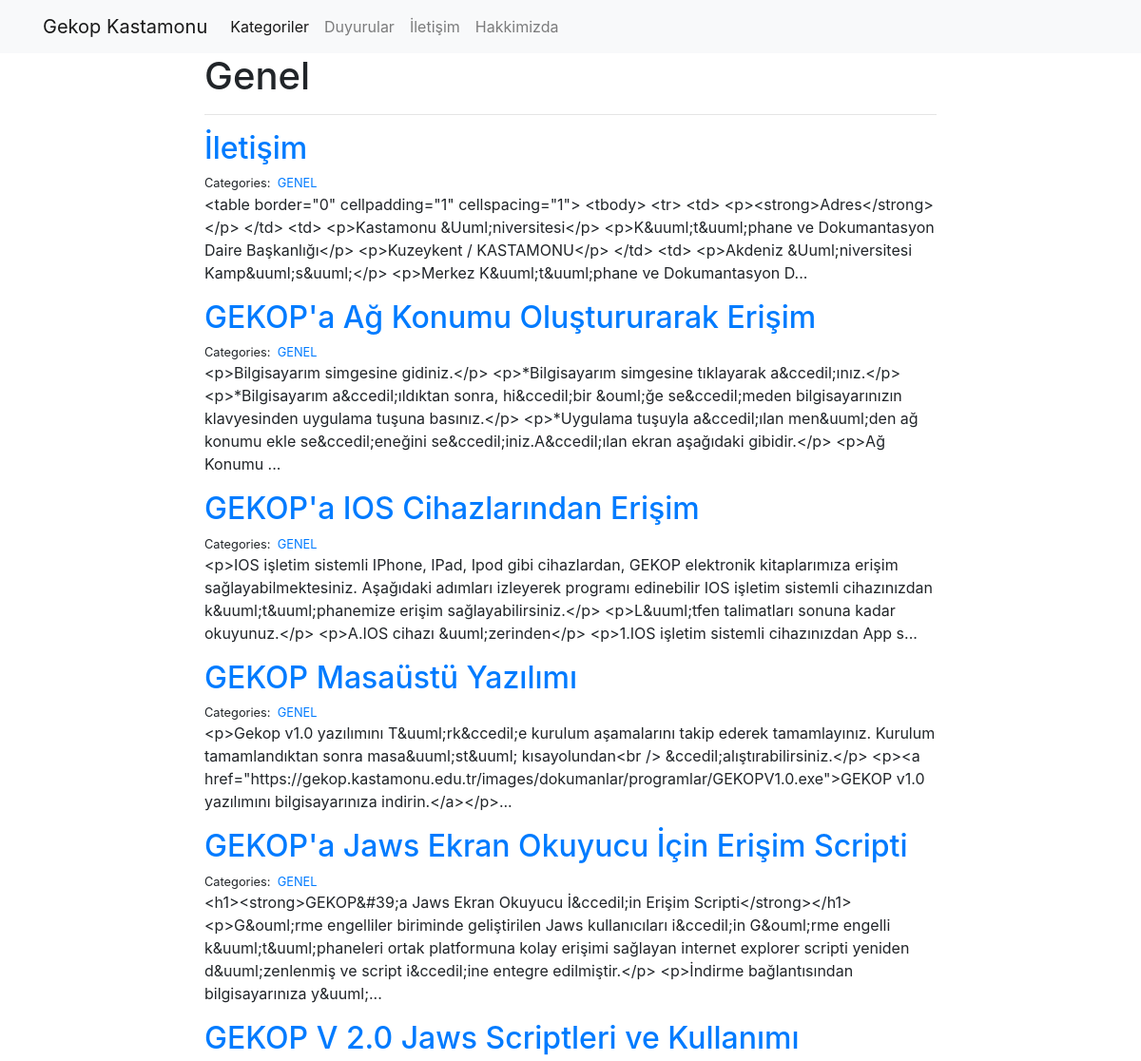
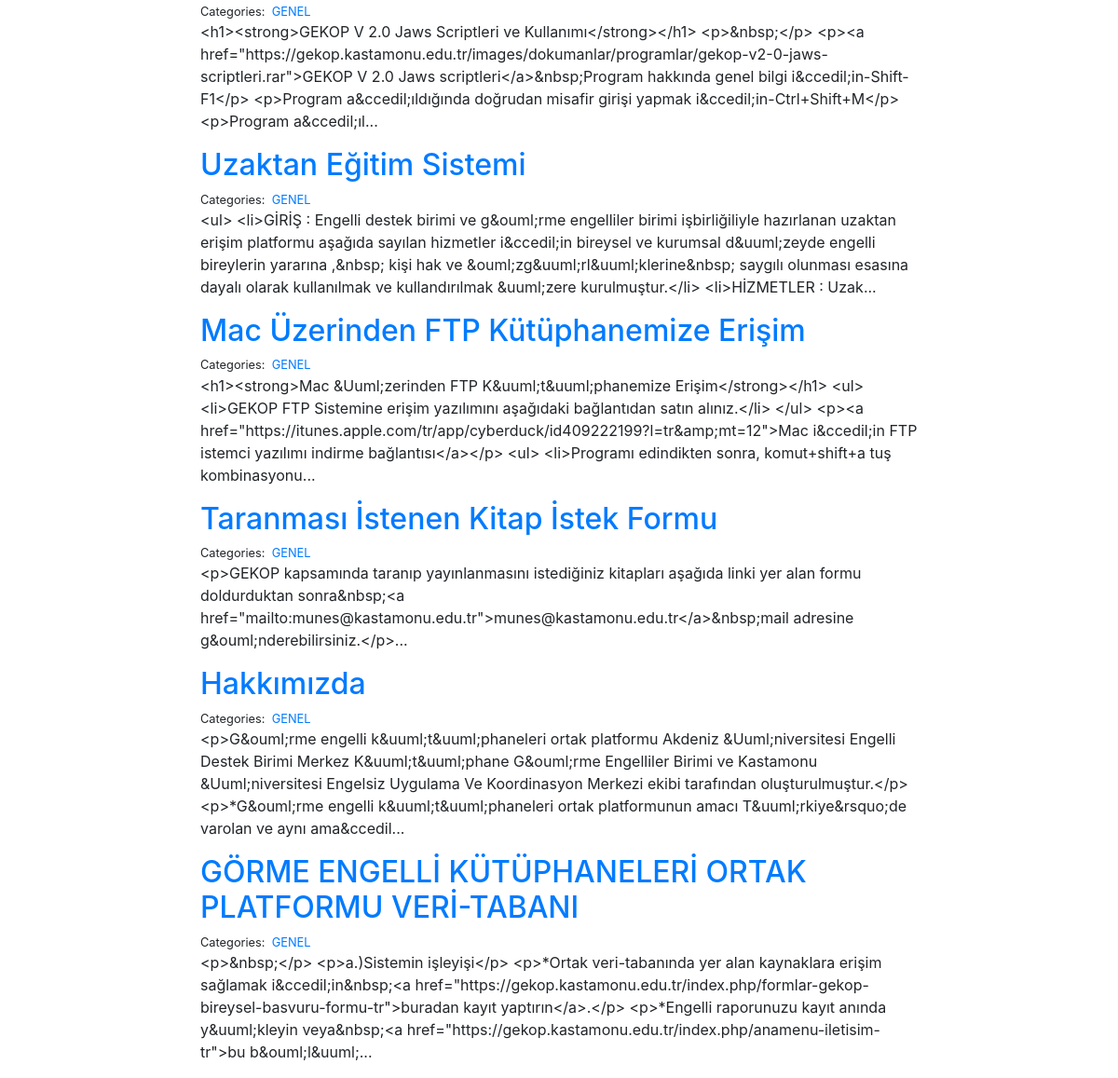
Page /dagit/GENEL/ on the earlier database version (2 pictures, top to bottom).
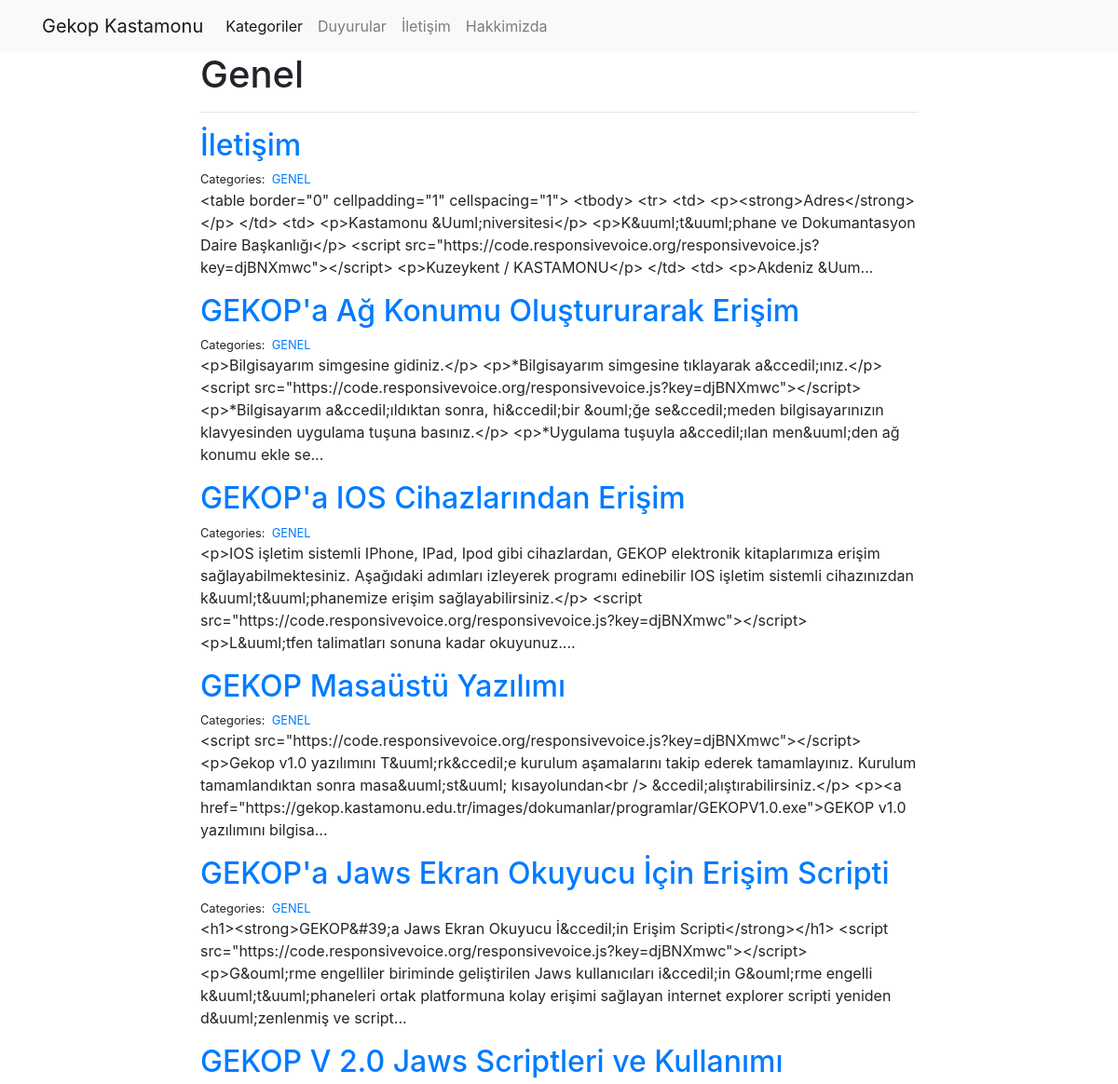
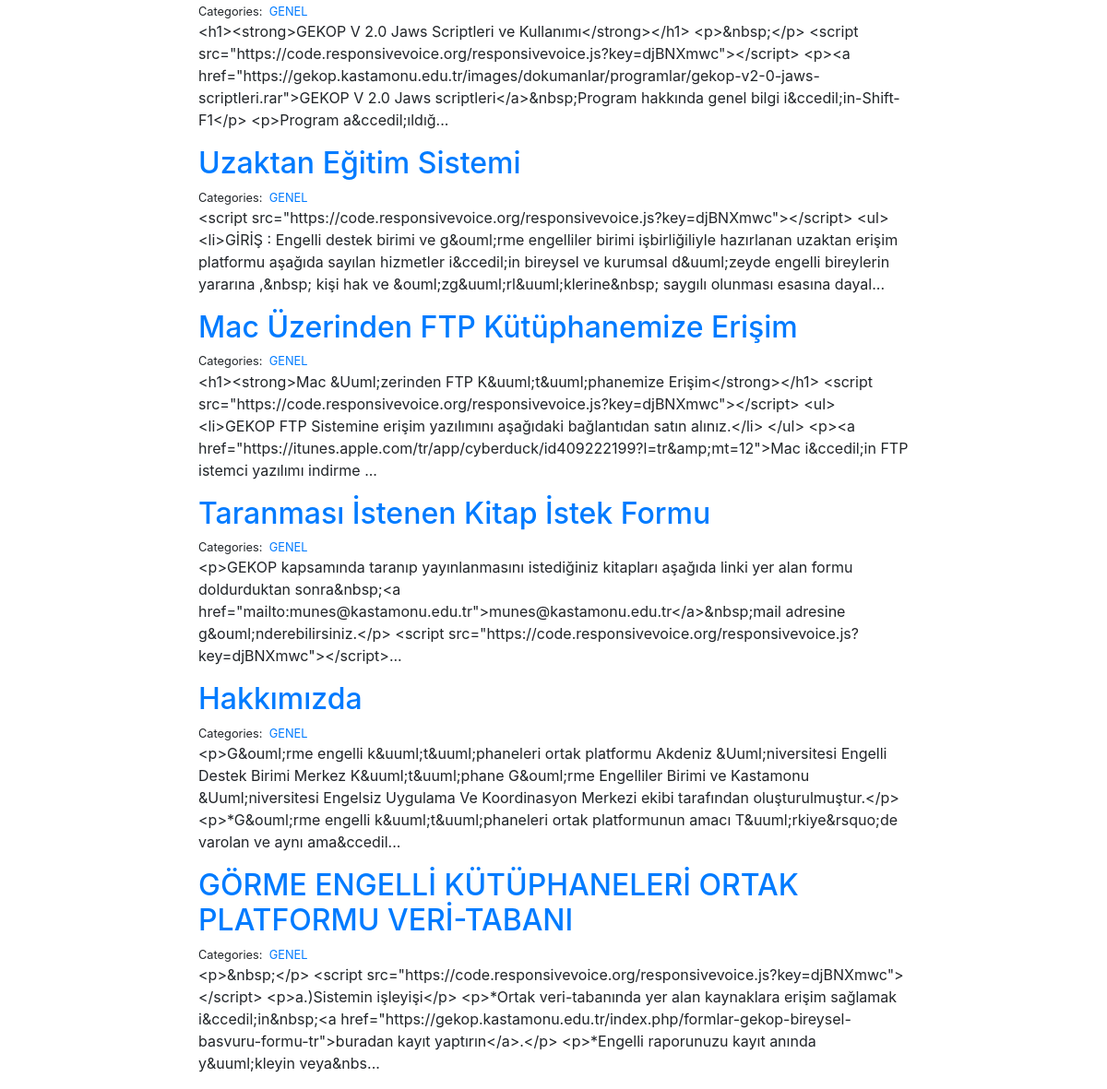
Same page on the later database version (2 pictures, top to bottom).
### dagit/models.py (models this page shows)
class Gonderi(models.Model):
    title = models.CharField(max_length=255)
    body = RichTextField(blank=True, null=True) # gayette rich olan text editör. çulsuz adam gereksiz adamdır.
    kategoriler = models.ManyToManyField('Kategori', related_name='gonderiler') #isimler dikkat

### dagit/views.py (the view)
# urls.py: path("<kategori>/", views.dagit_kategori, name="dagit_kategori"),
def dagit_kategori(request, kategori):
    gonderiler = Gonderi.objects.filter(
        kategoriler__name__contains=kategori
    )
    context = {
        "kategori": kategori,
        "gonderiler": gonderiler
    }
    return render(request, "dagit_kategori.html", context)

### dagit/templates/dagit_kategori.html
{% extends "base.html" %}
{% block page_content %}
<div class="col-md-8 offset-md-2">
    <h1>{{ kategori | title }}</h1>
    <hr>
    {% for gonderi in gonderiler %}
        <h2><a href="{% url 'dagit_detail' gonderi.pk%}">{{ gonderi.title }}</a></h2>
        <small>
            Categories:&nbsp;
            {% for kategori in gonderi.kategoriler.all %}
            <a href="{% url 'dagit_kategori' kategori.name %}">
                {{ kategori.name }}
            </a>&nbsp;
            {% endfor %}
        </small>
        <p>{{ gonderi.body | slice:":400" }}...</p>
    {% endfor %}
</div>
{% endblock %}

Differences in the rows shown:
changed Gonderi "İletişim": body "…ve Dokumantasyon Daire Başkanlığı</p> <p>Kuzeykent / KASTAMONU</p> </td> <td> <p>Akdeniz &Uuml;niversitesi Kamp&uuml;s&uuml;</p> <p>Merkez K&uuml;t&uuml;phane ve Dokumantasyon D" → "…ve Dokumantasyon Daire Başkanlığı</p> <script src=\"https://code.responsivevoice.org/responsivevoice.js?key=djBNXmwc\"></script> <p>Kuzeykent / KASTAMONU</p> </td> <td> <p>Akdeniz &Uum"
changed Gonderi "GEKOP'a Ağ Konumu Oluştururarak Erişim": body "…<p>*Bilgisayarım simgesine tıklayarak a&ccedil;ınız.</p> <p>*Bilgisayarım a&ccedil;ıldıktan sonra, hi&ccedil;bir &ouml;ğe se&ccedil;meden bilgisayarınızın klavyesinden uygulama tuşuna basınız.</p> <p>*Uygulama tuşuyla a&ccedil;ılan men&uuml;den ağ konumu ekle se&ccedil;eneğini se&ccedil;iniz.A&ccedil;ılan ekran aşağıdaki gibidir.</p> <p>Ağ Konumu" → "…<p>*Bilgisayarım simgesine tıklayarak a&ccedil;ınız.</p> <script src=\"https://code.responsivevoice.org/responsivevoice.js?key=djBNXmwc\"></script> <p>*Bilgisayarım a&ccedil;ıldıktan sonra, hi&ccedil;bir &ouml;ğe se&ccedil;meden bilgisayarınızın klavyesinden uygulama tuşuna basınız.</p> <p>*Uygulama tuşuyla a&ccedil;ılan men&uuml;den ağ konumu ekle se"
changed Gonderi "GEKOP'a IOS Cihazlarından Erişim": body "…cihazınızdan k&uuml;t&uuml;phanemize erişim sağlayabilirsiniz.</p> <p>L&uuml;tfen talimatları sonuna kadar okuyunuz.</p> <p>A.IOS cihazı &uuml;zerinden</p> <p>1.IOS işletim sistemli cihazınızdan App s" → "…cihazınızdan k&uuml;t&uuml;phanemize erişim sağlayabilirsiniz.</p> <script src=\"https://code.responsivevoice.org/responsivevoice.js?key=djBNXmwc\"></script> <p>L&uuml;tfen talimatları sonuna kadar okuyunuz."
changed Gonderi "GEKOP Masaüstü Yazılımı": body "<p>Gekop v1.0 yazılımını T&uuml;rk&ccedil;e kurulum aşamalarını takip ederek tamamlayınız. Kurulum tamamlandıktan sonra masa&uuml;st&uuml; kısayolundan<br /> &ccedil;alıştırabilirsiniz.</p> <p><a href=\"https://gekop.kastamonu.edu.tr/images/dokumanlar/programlar/GEKOPV1.0.exe\">GEKOP v1.0 yazılımını bilgisayarınıza indirin.</a></p>" → "<script src=\"https://code.responsivevoice.org/responsivevoice.js?key=djBNXmwc\"></script> <p>Gekop v1.0 yazılımını T&uuml;rk&ccedil;e kurulum aşamalarını takip ederek tamamlayınız. Kurulum tamamlandıktan sonra masa&uuml;st&uuml; kısayolundan<br /> &ccedil;alıştırabilirsiniz.</p> <p><a href=\"https://gekop.kastamonu.edu.tr/images/dokumanlar/programlar/GEKOPV1.0.exe\">GEKOP v1.0 yazılımını bilgisa"
changed Gonderi "GEKOP'a Jaws Ekran Okuyucu İçin Erişim Scripti": body "…Okuyucu İ&ccedil;in Erişim Scripti</strong></h1> <p>G&ouml;rme engelliler biriminde geliştirilen Jaws kullanıcıları i&ccedil;in G&ouml;rme engelli k&uuml;t&uuml;phaneleri ortak platformuna kolay erişimi sağlayan internet explorer scripti yeniden d&uuml;zenlenmiş ve script i&ccedil;ine entegre edilmiştir.</p> <p>İndirme bağlantısından bilgisayarınıza y&uuml;" → "…Okuyucu İ&ccedil;in Erişim Scripti</strong></h1> <script src=\"https://code.responsivevoice.org/responsivevoice.js?key=djBNXmwc\"></script> <p>G&ouml;rme engelliler biriminde geliştirilen Jaws kullanıcıları i&ccedil;in G&ouml;rme engelli k&uuml;t&uuml;phaneleri ortak platformuna kolay erişimi sağlayan internet explorer scripti yeniden d&uuml;zenlenmiş ve script"
changed Gonderi "GEKOP V 2.0 Jaws Scriptleri ve Kullanımı": body "…Scriptleri ve Kullanımı</strong></h1> <p>&nbsp;</p> <p><a href=\"https://gekop.kastamonu.edu.tr/images/dokumanlar/programlar/gekop-v2-0-jaws-scriptleri.rar\">GEKOP V 2.0 Jaws scriptleri</a>&nbsp;Program hakkında genel bilgi i&ccedil;in-Shift-F1</p> <p>Program a&ccedil;ıldığında doğrudan misafir girişi yapmak i&ccedil;in-Ctrl+Shift+M</p> <p>Program a&ccedil;ıl" → "…Scriptleri ve Kullanımı</strong></h1> <p>&nbsp;</p> <script src=\"https://code.responsivevoice.org/responsivevoice.js?key=djBNXmwc\"></script> <p><a href=\"https://gekop.kastamonu.edu.tr/images/dokumanlar/programlar/gekop-v2-0-jaws-scriptleri.rar\">GEKOP V 2.0 Jaws scriptleri</a>&nbsp;Program hakkında genel bilgi i&ccedil;in-Shift-F1</p> <p>Program a&ccedil;ıldığ"
changed Gonderi "Uzaktan Eğitim Sistemi": body "<ul> <li>GİRİŞ : Engelli destek birimi ve g&ouml;rme engelliler birimi işbirliğiliyle hazırlanan uzaktan erişim platformu aşağıda sayılan hizmetler i&ccedil;in bireysel ve kurumsal d&uuml;zeyde engelli bireylerin yararına ,&nbsp; kişi hak ve &ouml;zg&uuml;rl&uuml;klerine&nbsp; saygılı olunması esasına dayalı olarak kullanılmak ve kullandırılmak &uuml;zere kurulmuştur.</li> <li>HİZMETLER : Uzak" → "<script src=\"https://code.responsivevoice.org/responsivevoice.js?key=djBNXmwc\"></script> <ul> <li>GİRİŞ : Engelli destek birimi ve g&ouml;rme engelliler birimi işbirliğiliyle hazırlanan uzaktan erişim platformu aşağıda sayılan hizmetler i&ccedil;in bireysel ve kurumsal d&uuml;zeyde engelli bireylerin yararına ,&nbsp; kişi hak ve &ouml;zg&uuml;rl&uuml;klerine&nbsp; saygılı olunması esasına dayal"
changed Gonderi "Mac Üzerinden FTP Kütüphanemize Erişim": body "…&Uuml;zerinden FTP K&uuml;t&uuml;phanemize Erişim</strong></h1> <ul> <li>GEKOP FTP Sistemine erişim yazılımını aşağıdaki bağlantıdan satın alınız.</li> </ul> <p><a href=\"https://itunes.apple.com/tr/app/cyberduck/id409222199?l=tr&amp;mt=12\">Mac i&ccedil;in FTP istemci yazılımı indirme bağlantısı</a></p> <ul> <li>Programı edindikten sonra, komut+shift+a tuş kombinasyonu" → "…&Uuml;zerinden FTP K&uuml;t&uuml;phanemize Erişim</strong></h1> <script src=\"https://code.responsivevoice.org/responsivevoice.js?key=djBNXmwc\"></script> <ul> <li>GEKOP FTP Sistemine erişim yazılımını aşağıdaki bağlantıdan satın alınız.</li> </ul> <p><a href=\"https://itunes.apple.com/tr/app/cyberduck/id409222199?l=tr&amp;mt=12\">Mac i&ccedil;in FTP istemci yazılımı indirme"
changed Gonderi "Taranması İstenen Kitap İstek Formu": body "…sonra&nbsp;<a href=\"mailto:munes@kastamonu.edu.tr\">munes@kastamonu.edu.tr</a>&nbsp;mail adresine g&ouml;nderebilirsiniz.</p>" → "…sonra&nbsp;<a href=\"mailto:munes@kastamonu.edu.tr\">munes@kastamonu.edu.tr</a>&nbsp;mail adresine g&ouml;nderebilirsiniz.</p> <script src=\"https://code.responsivevoice.org/responsivevoice.js?key=djBNXmwc\"></script>"
changed Gonderi "GÖRME ENGELLİ KÜTÜPHANELERİ ORTAK PLATFORMU VERİ-TABANI": body "<p>&nbsp;</p> <p>a.)Sistemin işleyişi</p> <p>*Ortak veri-tabanında yer alan kaynaklara erişim sağlamak i&ccedil;in&nbsp;<a href=\"https://gekop.kastamonu.edu.tr/index.php/formlar-gekop-bireysel-basvuru-formu-tr\">buradan kayıt yaptırın</a>.</p> <p>*Engelli raporunuzu kayıt anında y&uuml;kleyin veya&nbsp;<a href=\"https://gekop.kastamonu.edu.tr/index.php/anamenu-iletisim-tr\">bu b&ouml;l&uuml;" → "<p>&nbsp;</p> <script src=\"https://code.responsivevoice.org/responsivevoice.js?key=djBNXmwc\"></script> <p>a.)Sistemin işleyişi</p> <p>*Ortak veri-tabanında yer alan kaynaklara erişim sağlamak i&ccedil;in&nbsp;<a href=\"https://gekop.kastamonu.edu.tr/index.php/formlar-gekop-bireysel-basvuru-formu-tr\">buradan kayıt yaptırın</a>.</p> <p>*Engelli raporunuzu kayıt anında y&uuml;kleyin veya&nbs"
